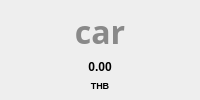
                        <widget class="QFrame" name="transportationlimitframe">
                         <property name="sizePolicy">
                          <sizepolicy hsizetype="Fixed" vsizetype="Fixed">
                           <horstretch>0</horstretch>
                           <verstretch>0</verstretch>
                          </sizepolicy>
                         </property>
                         <property name="minimumSize">
                          <size>
                           <width>79</width>
                           <height>81</height>
                          </size>
                         </property>
                         <property name="layoutDirection">
                          <enum>Qt::LeftToRight</enum>
                         </property>
                         <property name="styleSheet">
                          <string notr="true">QFrame {

	background-color: rgb(238, 238, 238);
	border-radius: 5px;
}

QLabel {
	
	
	background-color: rgba(255, 255, 255, 0);
}</string>
                         </property>
                         <property name="frameShape">
                          <enum>QFrame::StyledPanel</enum>
                         </property>
                         <property name="frameShadow">
                          <enum>QFrame::Raised</enum>
                         </property>
                         <layout class="QVBoxLayout" name="verticalLayout_21">
                          <property name="topMargin">
                           <number>9</number>
                          </property>
                          <property name="bottomMargin">
                           <number>9</number>
                          </property>
                          <item>
                           <widget class="QLabel" name="transportationlimiticon">
                            <property name="font">
                             <font>
                              <family>Font Awesome 6 Free</family>
                              <pointsize>24</pointsize>
                              <bold>true</bold>
                             </font>
                            </property>
                            <property name="styleSheet">
                             <string notr="true">color: rgb(137, 137, 137);</string>
                            </property>
                            <property name="text">
                             <string>car</string>
                            </property>
                            <property name="alignment">
                             <set>Qt::AlignCenter</set>
                            </property>
                           </widget>
                          </item>
                          <item>
                           <widget class="QLabel" name="transportationlimitlabel">
                            <property name="font">
                             <font>
                              <family>Arial</family>
                              <bold>true</bold>
                             </font>
                            </property>
                            <property name="text">
                             <string>0.00</string>
                            </property>
                            <property name="alignment">
                             <set>Qt::AlignCenter</set>
                            </property>
                           </widget>
                          </item>
                          <item>
                           <widget class="QLabel" name="limitcurrency_3">
                            <property name="font">
                             <font>
                              <family>Arial</family>
                              <pointsize>7</pointsize>
                              <bold>true</bold>
                             </font>
                            </property>
                            <property name="text">
                             <string>THB</string>
                            </property>
                            <property name="alignment">
                             <set>Qt::AlignCenter</set>
                            </property>
                           </widget>
                          </item>
                         </layout>
                        </widget>
